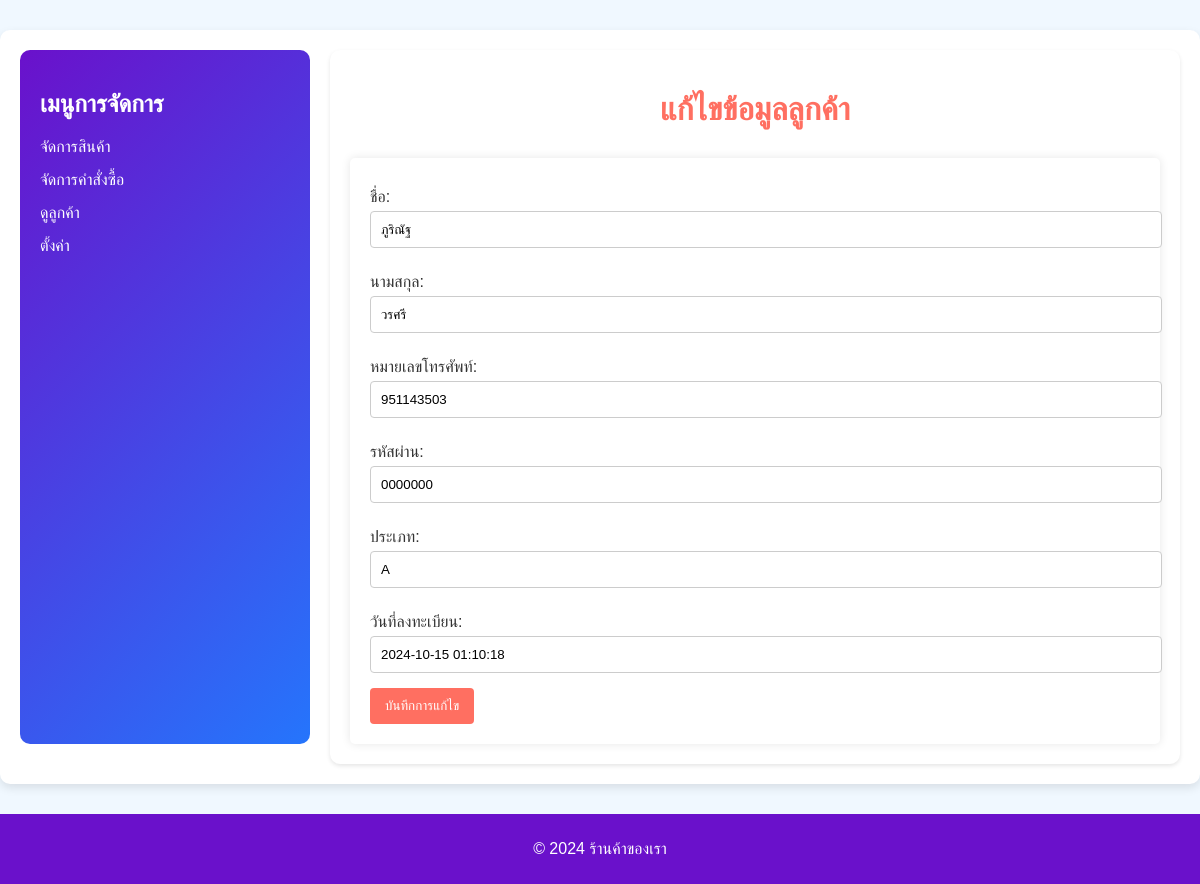
/form_edit_customer.php?cus_email=s6706022510301@email.kmutnb.ac.th, run on the app's committed database.
### tables this page shows
CREATE TABLE `customer` (
  `cus_name` varchar(20) NOT NULL,
  `cus_sur` varchar(20) NOT NULL,
  `cus_email` varchar(100) NOT NULL,
  `cus_tel` int(10) NOT NULL,
  `cus_pass` varchar(20) NOT NULL,
  `type` varchar(1) NOT NULL,
  `registration_date` varchar(50) NOT NULL DEFAULT current_timestamp()
);

### form_edit_customer.php (the view, shortened to what this page needs)
<?php
$conn = new mysqli("127.0.0.1", "root", "", "project");
if (isset($_GET['cus_email'])) {
    $cus_email = $_GET['cus_email'];
    $sql = "SELECT `cus_name`, `cus_sur`, `cus_email`, `cus_tel`, `cus_pass`, `type`, `registration_date` FROM `customer` WHERE `cus_email` = ?";
    $stmt = $conn->prepare($sql);
    $stmt->bind_param("s", $cus_email);
    $stmt->execute();
    $result = $stmt->get_result();
    if ($result->num_rows > 0) {
        $row = $result->fetch_assoc();
    } else {
        echo "ไม่พบลูกค้าที่ต้องการแก้ไข";
        exit;
    }
} else {
    echo "ไม่มีอีเมลลูกค้า";
    exit;
}
?>
<!DOCTYPE html>
<html lang="th">
<head>
    <link rel="stylesheet" href="css/form_edit_product_styles.css">
</head>
<body>
<div class="admin-dashboard-container">
    <aside class="sidebar">
        <h2>เมนูการจัดการ</h2>
        <ul>
            <li><a href="behind.php">จัดการสินค้า</a></li>
            <li><a href="behind.php">จัดการคำสั่งซื้อ</a></li>
            <li><a href="behind.php">ดูลูกค้า</a></li>
            <li><a href="behind.php">ตั้งค่า</a></li>
        </ul>
    </aside>
    <main class="admin-content">
        <h1>แก้ไขข้อมูลลูกค้า</h1>
        <form action="update_customer.php" method="POST">
            <label for="cus_name">ชื่อ:</label>
            <input type="text" id="cus_name" name="cus_name" value="<?php echo htmlspecialchars($row['cus_name'], ENT_QUOTES); ?>" required>
            <label for="cus_sur">นามสกุล:</label>
            <input type="text" id="cus_sur" name="cus_sur" value="<?php echo htmlspecialchars($row['cus_sur'], ENT_QUOTES); ?>" required>
            <label for="cus_tel">หมายเลขโทรศัพท์:</label>
            <input type="text" id="cus_tel" name="cus_tel" value="<?php echo htmlspecialchars($row['cus_tel'], ENT_QUOTES); ?>" required>
            <label for="cus_pass">รหัสผ่าน:</label>
            <input type="text" id="cus_pass" name="cus_pass" value="<?php echo htmlspecialchars($row['cus_pass'], ENT_QUOTES); ?>" required>
            <label for="type">ประเภท:</label>
            <input type="text" id="type" name="type" value="<?php echo htmlspecialchars($row['type'], ENT_QUOTES); ?>" required>
            <label for="registration_date">วันที่ลงทะเบียน:</label>
            <input type="text" id="registration_date" name="registration_date" value="<?php echo htmlspecialchars($row['registration_date'], ENT_QUOTES); ?>" readonly>
            <button type="submit" class="save-settings-btn">บันทึกการแก้ไข</button>
        </form>
    </main>
</div>
<footer class="footer">
    <p>© 2024 ร้านค้าของเรา</p>
</footer>
</body>
</html>

### css/form_edit_product_styles.css (style rules this page uses)
body { background-color: #f0f8ff; color: #333; font-family: 'Arial', sans-serif; margin: 0; padding: 0; }
.admin-dashboard-container { display: flex; max-width: 1200px; margin: 30px auto; padding: 20px; background-color: #ffffff; border-radius: 10px; box-shadow: 0 4px 10px rgba(0, 0, 0, 0.1); flex-wrap: wrap; }
.sidebar { width: 250px; background: linear-gradient(135deg, #6a11cb, #2575fc); color: #ffffff; padding: 20px; border-radius: 10px; margin-bottom: 20px; }
.sidebar h2 { color: #ffffff; }
.sidebar ul { list-style-type: none; padding: 0; }
.sidebar ul li { margin: 15px 0; }
.sidebar ul li a { color: #ffffff; text-decoration: none; transition: color 0.3s; }
.admin-content { flex: 1; padding: 20px; margin-left: 20px; background-color: #ffffff; border-radius: 10px; box-shadow: 0 2px 4px rgba(0, 0, 0, 0.1); }
.admin-content h1 { text-align: center; margin-bottom: 30px; color: #ff6f61; }
h2 { color: #6a11cb; }
form { background: #fff; padding: 20px; border-radius: 5px; box-shadow: 0 0 10px rgba(0, 0, 0, 0.1); }
label { display: block; margin: 10px 0 5px; }
input[type="text"], input[type="number"], input[type="file"], textarea { width: 100%; padding: 10px; border: 1px solid #ccc; border-radius: 4px; margin-bottom: 15px; }
button { background-color: #ff6f61; color: white; padding: 10px 15px; border: none; border-radius: 4px; cursor: pointer; }
.footer { background-color: #6a11cb; color: white; padding: 10px 0; text-align: center; }

### data on the page
customer: cus_name "ภูริณัฐ", cus_sur "วรศรี", cus_tel "951143503", cus_pass "0000000", type "A", registration_date "2024-10-15 01:10:18"
